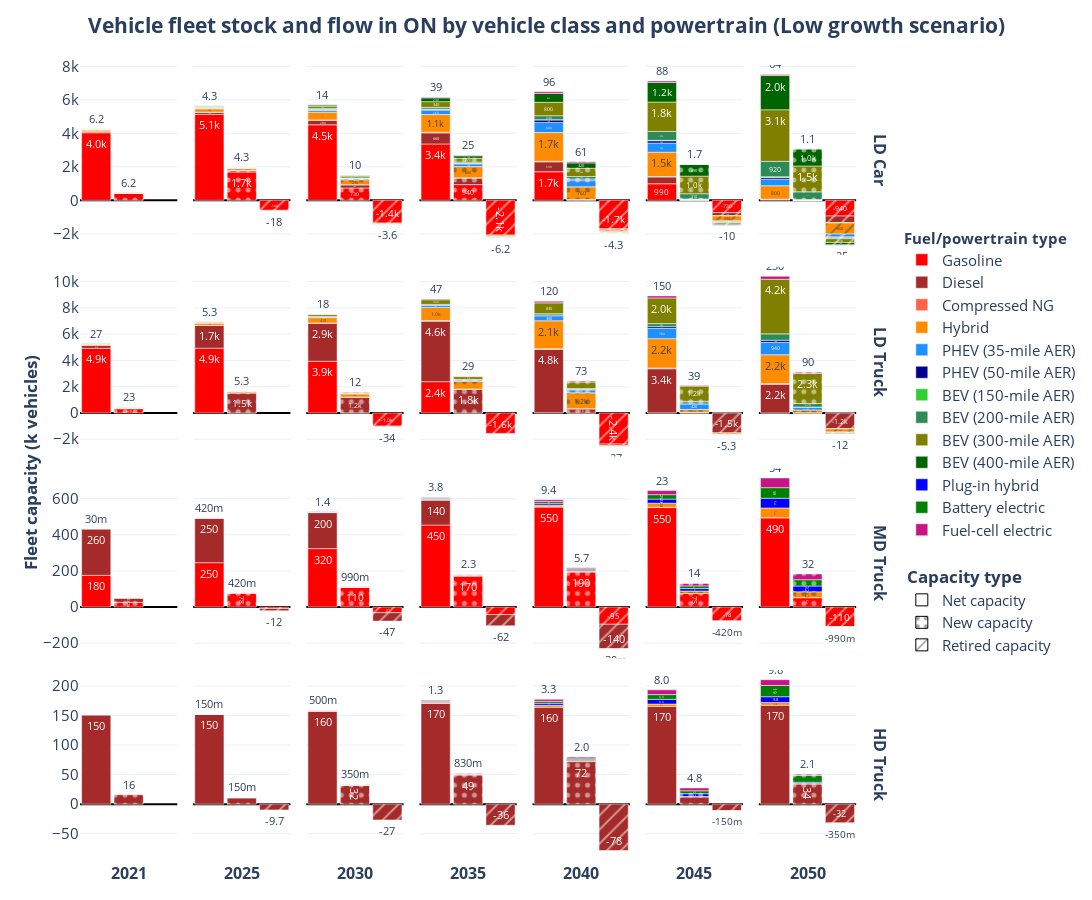

Write notebook code for a chart like this one.
### Code cell
plot_capacity_flow(
    db_variant='lowgrowth', 
    scenario='lowgrowth',
    scenario_title='Low growth scenario', 
)
